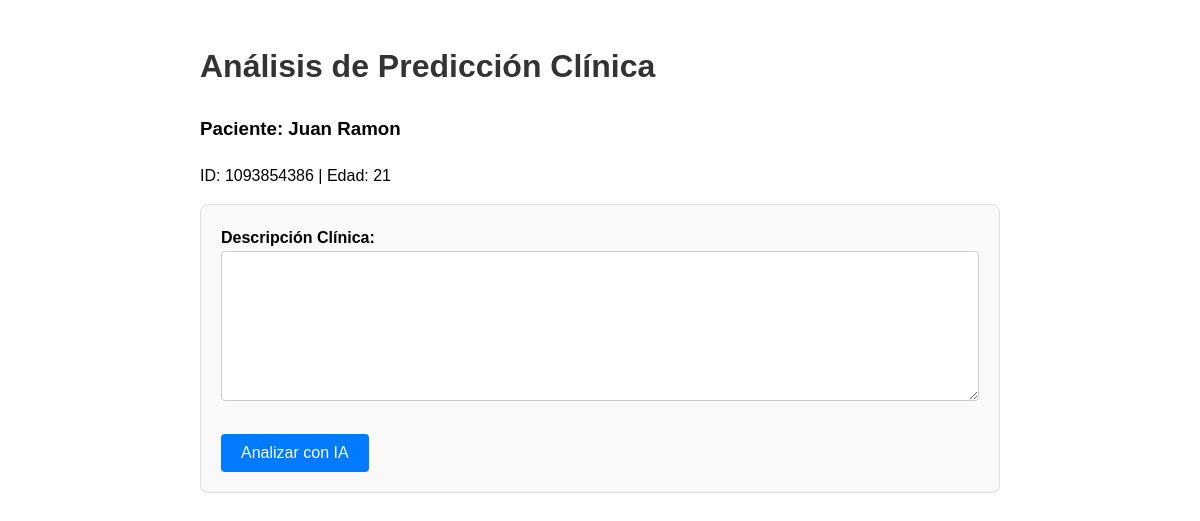
/analisis_descrip_clinica/14/, run on the app's committed database.
### myapp/models.py (models this page shows, shortened)
class Paciente(models.Model):
    TIPO_ID_CHOICES = (
        ('CC', 'Cédula de Ciudadanía'),
        ('TI', 'Tarjeta de Identidad'),
        ('CE', 'Cédula de Extranjería'),
        ('PA', 'Pasaporte'),
    )
    ESTADO_CIVIL_CHOICES = (
        ('SOLTERO', 'Soltero/a'),
        ('CASADO', 'Casado/a'),
        ('DIVORCIADO', 'Divorciado/a'),
        ('VIUDO', 'Viudo/a'),
        ('UNION_LIBRE', 'Unión Libre'),
    )
    SEXO_CHOICES = (
        ('M', 'Masculino'),
        ('F', 'Femenino'),
        ('O', 'Otro'),
    )
    tipo_identificacion = models.CharField(
        max_length=3,
        choices=TIPO_ID_CHOICES,
        default='CC',
        verbose_name="Tipo de Identificación"
    )
    numero_identificacion = models.CharField(
        max_length=20,
        unique=True,
        verbose_name="Número de Identificación"
    )
    primer_nombre = models.CharField(max_length=100, verbose_name="Primer Nombre")
    segundo_nombre = models.CharField(
        max_length=100,
        blank=True,
        null=True,
        verbose_name="Segundo Nombre"
    )
    primer_apellido = models.CharField(max_length=100, verbose_name="Primer Apellido")
    segundo_apellido = models.CharField(
        max_length=100,
        blank=True,
        null=True,
        verbose_name="Segundo Apellido"
    )
    estado_civil = models.CharField(
        max_length=15,
        choices=ESTADO_CIVIL_CHOICES,
        verbose_name="Estado Civil"
    )
    fecha_nacimiento = models.DateField(verbose_name="Fecha de Nacimiento")
    pais_nacimiento = models.CharField(
        max_length=100,
        default='Colombia',
        verbose_name="País de Nacimiento"
    )
    sexo = models.CharField(
        max_length=1,
        choices=SEXO_CHOICES,
        verbose_name="Sexo"
    )
    direccion_residencia = models.CharField(
        max_length=255,
        verbose_name="Dirección de Residencia"
    )
    telefono = models.CharField(
        max_length=15,
        blank=True,
        null=True,
        verbose_name="Teléfono"
    )
    grupo_etnico = models.CharField(
        max_length=100,
        blank=True,
        null=True,
        verbose_name="Grupo Étnico"
    )
    class Meta:
        verbose_name = "Paciente"
        verbose_name_plural = "Pacientes"
        ordering = ['primer_apellido', 'primer_nombre']
    def calcular_edad(self):
        today = date.today()
        return today.year - self.fecha_nacimiento.year - ((today.month, today.day) < (self.fecha_nacimiento.month, self.fecha_nacimiento.day))
    edad = property(calcular_edad)

### myapp/views.py (the view, shortened to what this page needs)
# urls.py: path('analisis_descrip_clinica/<int:pk>/', views.analisis_descrip_clinica, name='analisis_descrip_clinica'),
def analisis_descrip_clinica(request, pk):
    paciente_obj = get_object_or_404(Paciente, pk=pk)
    contexto = {
        "paciente": paciente_obj,
        "texto_ingresado": "",
        "resultado_api": None, # Objeto python para mostrar en HTML
        "json_str": "",        # String JSON para pasar en input oculto
        "error": None,
        "mensaje_exito": None
    }
    return render(request, "analisis_descrip_clinica.html", contexto)

### myapp/templates/analisis_descrip_clinica.html (shortened to what this page needs)
{% load static %}
<!DOCTYPE html>
<html lang="es">
<head>
    <link rel="stylesheet" href="{% static 'myapp/css/styles_hacer_prediccion.css' %}">
</head>
<body>
    <h1>Análisis de Predicción Clínica</h1>
    <div class="paciente-info">
        <h3>Paciente: {{ paciente.primer_nombre }} {{ paciente.primer_apellido }}</h3>
        <p>ID: {{ paciente.numero_identificacion }} | Edad: {{ paciente.edad }}</p>
    </div>
    {% if not mensaje_exito %}
    <form method="post">
        <label for="texto_clinico"><strong>Descripción Clínica:</strong></label><br>
        <textarea id="texto_clinico" name="texto_clinico" rows="5" style="width: 100%;" required>{{ texto_ingresado }}</textarea>
        <br><br>
        <button type="submit" name="accion" value="analizar" class="btn-analizar">Analizar con IA</button>
    </form>
    {% endif %}
</body>
</html>

### myapp/static/myapp/css/styles_hacer_prediccion.css (style rules this page uses)
:root { --fondo-oscuro: #1E1E1E; --fondo-claro: #2A2A2A; --color-letra: white; --color-azul-electrico: #00B0FF; --color-azul-transicion-botones: #0086CC; --color-inputs: #333333; --letra-titulos: 'Orbitron', sans-serif; --letra-normal: 'Roboto', sans-serif; }
body { font-family: sans-serif; max-width: 800px; margin: auto; padding: 20px; line-height: 1.6; }
h1, h2 { color: #333; }
form { background: #f9f9f9; padding: 20px; border-radius: 8px; border: 1px solid #ddd; }
textarea { width: 100%; height: 150px; padding: 10px; border: 1px solid #ccc; border-radius: 4px; box-sizing: border-box; resize: vertical; }
button { padding: 10px 20px; background-color: #007bff; color: white; border: none; border-radius: 4px; cursor: pointer; font-size: 16px; }

### myapp/templates/analisis_descrip_clinica.html (style rules this page uses)
.btn-analizar { background-color: #007bff; color: white; padding: 10px 20px; border: none; cursor: pointer; }

### data on the page
Paciente: primer_nombre "Juan", primer_apellido "Ramon", numero_identificacion "1093854386", edad "21"
